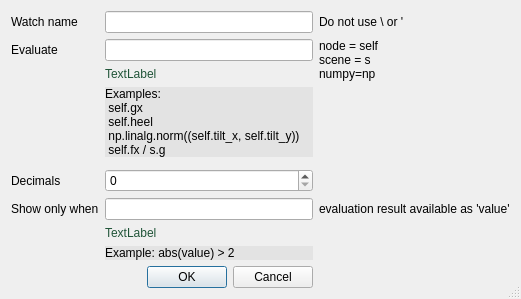
<?xml version="1.0" encoding="UTF-8"?>
<ui version="4.0">
 <class>DialigEditWatch</class>
 <widget class="QDialog" name="DialigEditWatch">
  <property name="geometry">
   <rect>
    <x>0</x>
    <y>0</y>
    <width>521</width>
    <height>277</height>
   </rect>
  </property>
  <property name="windowTitle">
   <string>Dialog</string>
  </property>
  <property name="windowOpacity">
   <double>1.000000000000000</double>
  </property>
  <property name="sizeGripEnabled">
   <bool>true</bool>
  </property>
  <layout class="QGridLayout" name="gridLayout">
   <item row="3" column="1">
    <widget class="QLabel" name="label_10">
     <property name="styleSheet">
      <string notr="true">background-color: rgb(227, 227, 227);</string>
     </property>
     <property name="text">
      <string>Examples:
 self.gx
 self.heel
 np.linalg.norm((self.tilt_x, self.tilt_y))
 self.fx / s.g</string>
     </property>
    </widget>
   </item>
   <item row="6" column="2">
    <widget class="QLabel" name="label_9">
     <property name="text">
      <string>evaluation result available as 'value'</string>
     </property>
    </widget>
   </item>
   <item row="1" column="2" rowspan="5">
    <widget class="QLabel" name="label_4">
     <property name="text">
      <string>node = self
scene = s
numpy=np</string>
     </property>
     <property name="alignment">
      <set>Qt::AlignLeading|Qt::AlignLeft|Qt::AlignTop</set>
     </property>
    </widget>
   </item>
   <item row="0" column="2">
    <widget class="QLabel" name="label_5">
     <property name="text">
      <string>Do not use \ or '</string>
     </property>
    </widget>
   </item>
   <item row="0" column="0">
    <widget class="QLabel" name="label">
     <property name="text">
      <string>Watch name</string>
     </property>
    </widget>
   </item>
   <item row="1" column="0">
    <widget class="QLabel" name="label_2">
     <property name="text">
      <string>Evaluate</string>
     </property>
    </widget>
   </item>
   <item row="6" column="0">
    <widget class="QLabel" name="label_3">
     <property name="text">
      <string>Show only when</string>
     </property>
    </widget>
   </item>
   <item row="2" column="1">
    <widget class="QLabel" name="lblEvaluationResult">
     <property name="styleSheet">
      <string notr="true">color: rgb(32, 84, 56);</string>
     </property>
     <property name="text">
      <string>TextLabel</string>
     </property>
     <property name="wordWrap">
      <bool>true</bool>
     </property>
    </widget>
   </item>
   <item row="6" column="1">
    <widget class="QLineEdit" name="tbCondition">
     <property name="clearButtonEnabled">
      <bool>true</bool>
     </property>
    </widget>
   </item>
   <item row="8" column="1">
    <widget class="QLabel" name="label_11">
     <property name="styleSheet">
      <string notr="true">background-color: rgb(227, 227, 227);</string>
     </property>
     <property name="text">
      <string>Example: abs(value) &gt; 2</string>
     </property>
    </widget>
   </item>
   <item row="11" column="0" colspan="2">
    <widget class="QDialogButtonBox" name="buttonBox">
     <property name="orientation">
      <enum>Qt::Horizontal</enum>
     </property>
     <property name="standardButtons">
      <set>QDialogButtonBox::Cancel|QDialogButtonBox::Ok</set>
     </property>
    </widget>
   </item>
   <item row="0" column="1">
    <widget class="QLineEdit" name="tbName"/>
   </item>
   <item row="5" column="0">
    <widget class="QLabel" name="label_8">
     <property name="text">
      <string>Decimals</string>
     </property>
    </widget>
   </item>
   <item row="5" column="1">
    <widget class="QSpinBox" name="sbDecimals"/>
   </item>
   <item row="7" column="1">
    <widget class="QLabel" name="lblConditionResult">
     <property name="styleSheet">
      <string notr="true">color: rgb(32, 84, 56);</string>
     </property>
     <property name="text">
      <string>TextLabel</string>
     </property>
     <property name="wordWrap">
      <bool>true</bool>
     </property>
    </widget>
   </item>
   <item row="1" column="1">
    <widget class="QLineEdit" name="tbEvaluate"/>
   </item>
  </layout>
 </widget>
 <tabstops>
  <tabstop>tbName</tabstop>
  <tabstop>tbEvaluate</tabstop>
  <tabstop>sbDecimals</tabstop>
  <tabstop>tbCondition</tabstop>
 </tabstops>
 <resources/>
 <connections>
  <connection>
   <sender>buttonBox</sender>
   <signal>accepted()</signal>
   <receiver>DialigEditWatch</receiver>
   <slot>accept()</slot>
   <hints>
    <hint type="sourcelabel">
     <x>248</x>
     <y>254</y>
    </hint>
    <hint type="destinationlabel">
     <x>157</x>
     <y>274</y>
    </hint>
   </hints>
  </connection>
  <connection>
   <sender>buttonBox</sender>
   <signal>rejected()</signal>
   <receiver>DialigEditWatch</receiver>
   <slot>reject()</slot>
   <hints>
    <hint type="sourcelabel">
     <x>316</x>
     <y>260</y>
    </hint>
    <hint type="destinationlabel">
     <x>286</x>
     <y>274</y>
    </hint>
   </hints>
  </connection>
 </connections>
</ui>
